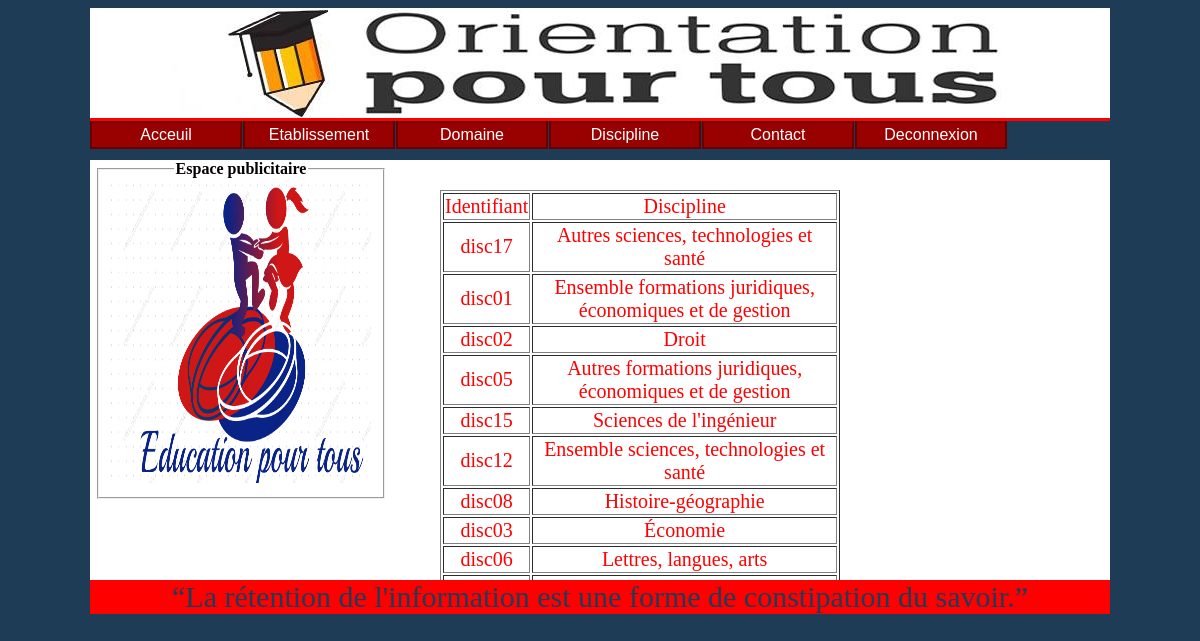
The page /disciplineconecte.php on the database its author committed.
### tables this page shows
CREATE TABLE IF NOT EXISTS `discipline` (
  `id_discipline` varchar(6) NOT NULL DEFAULT '',
  `discipline` varchar(60) DEFAULT NULL,
  PRIMARY KEY (`id_discipline`)
);

### disciplineconecte.php (the view, shortened to what this page needs)
<!DOCTYPE HTML>
<HTML>
<HEAD>
<link rel="stylesheet"    href="stylecss/mon.css"    type="text/css"    media="screen"    />
</HEAD>
<body>
<div id="entete">
</div>
<ul id="navigation">
  <li><a href="index.php" >Acceuil</a></li>
  <li><a href="etablissementconnecte.php" >Etablissement</a></li>
  <li><a href="domaineconecte.php" >Domaine</a></li>
  <li><a href="disciplineconecte.php" >Discipline</a></li>
  <li><a href="contacts.php" >Contact</a></li>
  <li><a href="deconnexion.php" >Deconnexion</a></li>
</ul>
<div id="bandeau">
<div id="connect">
<fieldset>
<legend align="center"><b>Espace publicitaire</b></legend>
<img src="images/logo.png" alt= "log " />
</fieldset><br>
</div>
<div id="desc">
 <table class="table"   border="1">
     <tr>
         <td>Identifiant</td>
          <td>Discipline</td>
         <?php
            $bdd= new PDO('mysql:host=localhost;dbname=monbds;charset=utf8', 'root', '');
            $rep = $bdd->query('select id_discipline,discipline from discipline');
            while ($ligne = $rep ->fetch())
            {
                echo '<tr>';
                echo '<td>'.$ligne['id_discipline'].'</td>';
                echo '<td>'.$ligne['discipline'].'</td>';
                echo '</tr>';
            }
         ?>
     </tr>
 </table>
 </div>
</div>
<p class="pied">“La rétention de l'information est une forme de constipation du savoir.”</p>
</body>
</html>

### stylecss/mon.css (style rules this page uses)
html { background-color:#1F3C57; }
body { width:1020px; margin-left:auto; margin-right:auto; }
#entete { width:1020px; height:110px; border-bottom-color:#FF0000; border-bottom-style:solid; border-style:solid 3px red; background-image: url('../images/laa.jpg') }
#bandeau { width:1020px; margin-top:10px; height:420px; background-color:white; border-style:solid 3px red; overflow:auto; }
#connect { width:230px; height:300px; border-color:red; float:left; margin-left:5px; }
#desc { width:700px; height:300px; border-color:red; float:right; margin-left: 5px; margin-top: 0px; }
p { color:blue; font-family:Times New Roman; font-size:17px; }
.pied { background-color:red; text-align:center; color:#1F3C57; margin-top:0px; font-size:30px; }
.table { position:center; margin-top:30px; margin-left:30px; width:400px; text-align:center; font-size:20px; color:red; }
img { width:260px; height:300px; }
#navigation li { display: inline; }
#navigation { margin: 0 ; padding: 0 ; list-style: none ; text-align: center ; }
#navigation li { display: inline ; margin-right: 1px ; color: #fff ; background: #c00 ; }
#navigation li a { padding: 4px 20px ; background: #c00 ; color: #fff ; border: 1px solid #600 ; font: 1em "Trebuchet MS",Arial,sans-serif ; line-height: 1em ; text-align: center ; text-decoration: none ; }
#navigation li { float: left ; }
#navigation { margin-right: 0 ; padding: 0 ; list-style: 0 ; }
#navigation li { float: left ; width: 150px ; border: 1px solid #600 ; margin-right: 1px ; color: #fff ; background: #c00 ; }
#navigation li a { display: block ; background: #c00 ; color: #fff ; font: 1em "Trebuchet MS",Arial,sans-serif ; line-height: 1em ; padding: 4px 0 ; text-align: center ; }
#navigation { height: 1.8em ; }
#navigation li a { display: block ; background: #c00 url(lienNormal.png) left top no-repeat ; color: #fff ; font: 1em "Trebuchet MS",Arial,sans-serif ; line-height: 1em ; padding: 4px 0 ; text-align: center ; }
#navigation li a { display: block ; background: #900 url(lienCoulissant.png) left top no-repeat ; color: #fff ; font: 1em "Trebuchet MS",Arial,sans-serif ; line-height: 1em ; padding: 4px 0 ; text-align: center ; }

### rows shown on the page
discipline: id_discipline "disc17", discipline "Autres sciences, technologies et santé"
discipline: id_discipline "disc01", discipline "Ensemble formations juridiques, économiques et de gestion"
discipline: id_discipline "disc02", discipline "Droit"
discipline: id_discipline "disc05", discipline "Autres formations juridiques, économiques et de gestion"
discipline: id_discipline "disc15", discipline "Sciences de l'ingénieur"
discipline: id_discipline "disc12", discipline "Ensemble sciences, technologies et santé"
discipline: id_discipline "disc08", discipline "Histoire-géographie"
discipline: id_discipline "disc03", discipline "Économie"
discipline: id_discipline "disc06", discipline "Lettres, langues, arts"
